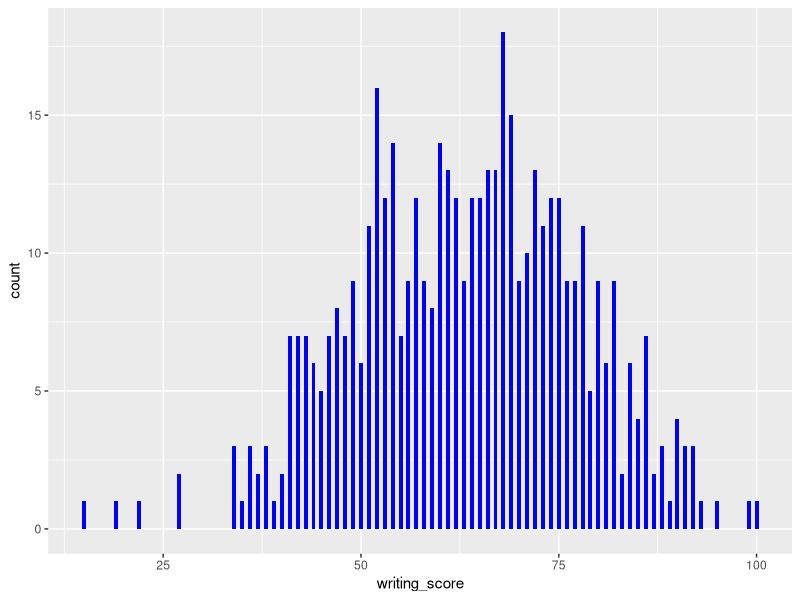
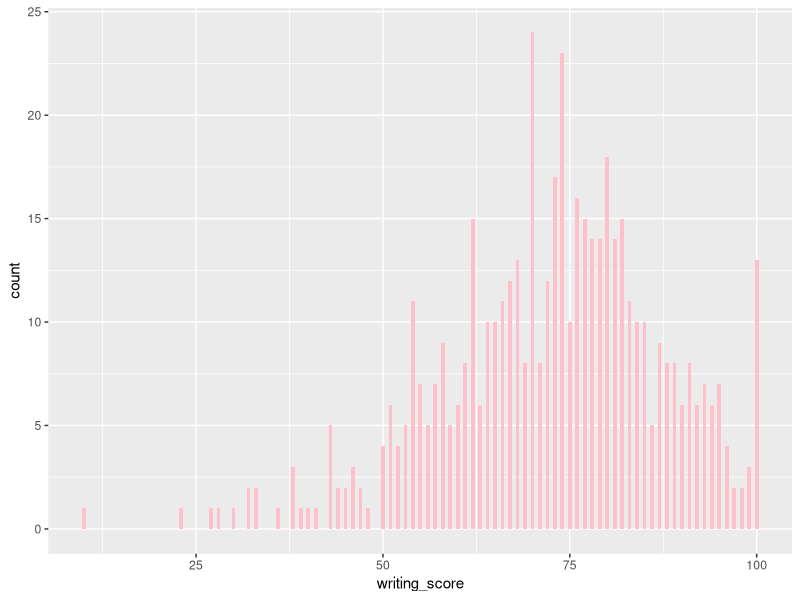
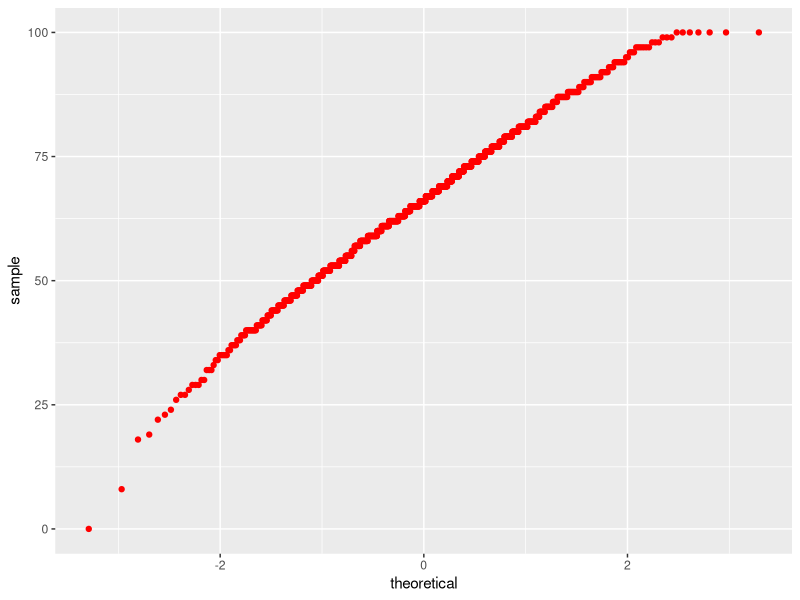
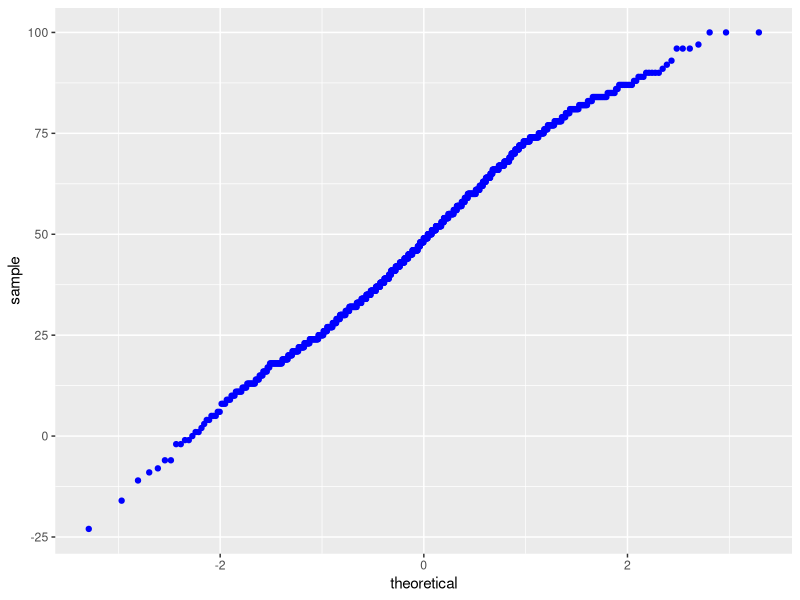
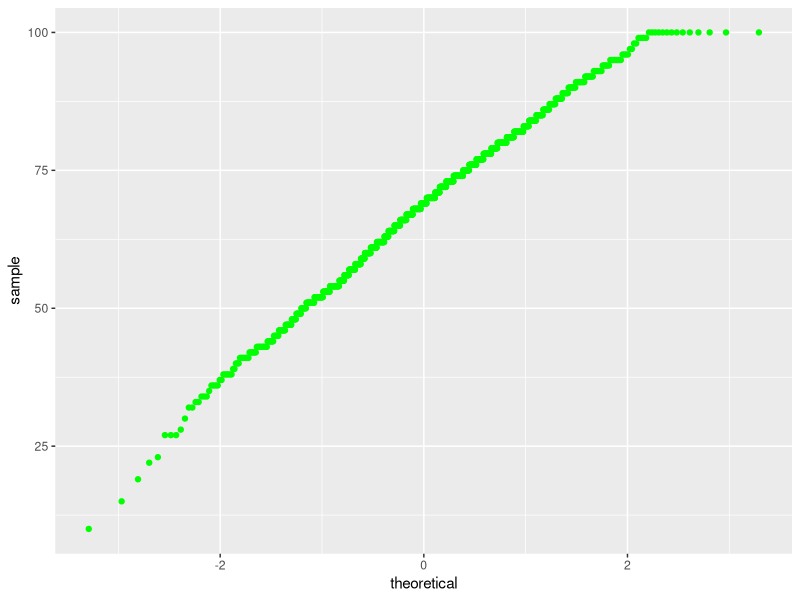
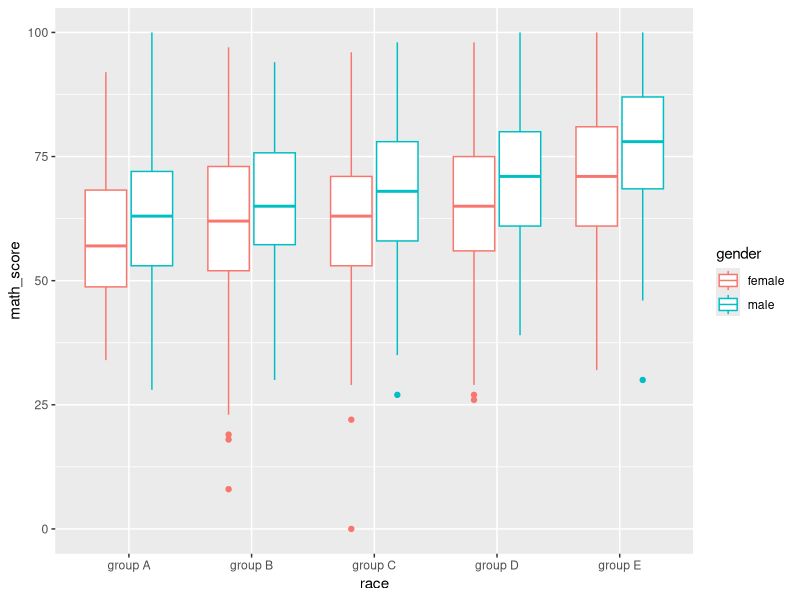
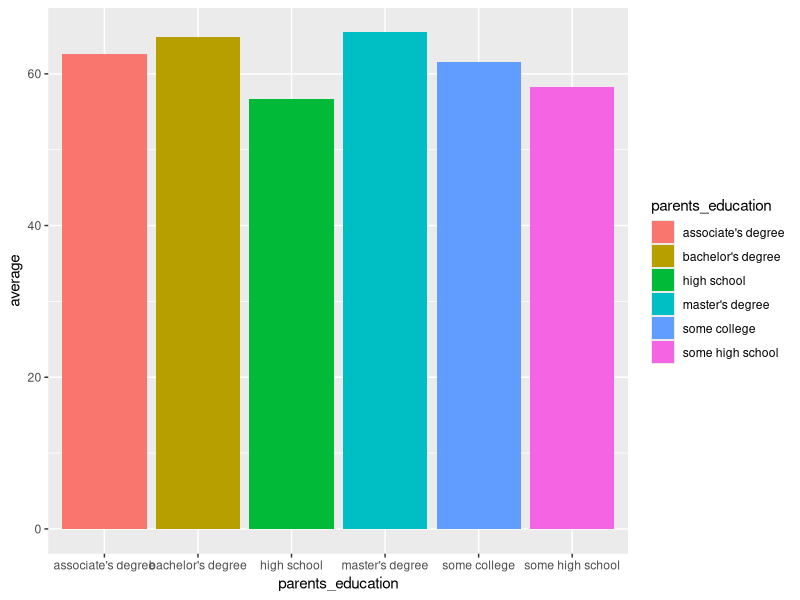

Write R code to recreate these figures, in order.
#Q4_Part4
library(ggplot2)
library(tidyverse)
library(dplyr)
grades <- read.csv("grades.csv")

#Parta
#blue for males
males_grades = grades[grades $ gender == 'male',]
males_grades_plot = ggplot(males_grades, aes(x = writing_score)) + geom_histogram(fill = "blue", binwidth = 0.5)
males_grades_plot

#pink for females
females_grades = grades[grades $ gender == 'female',]
females_grades_plot = ggplot(females_grades, aes(x = writing_score)) + geom_histogram(fill = "pink", binwidth = 0.5)
females_grades_plot

#Partb
#red for math score distribution
math_score_distribution <- ggplot(grades) +
  stat_qq(aes(sample = math_score), colour = "red")

math_score_distribution

#blue for math score distribution
reading_score_distribution <- ggplot(grades) +
  stat_qq(aes(sample = reading_score), colour = "blue")

reading_score_distribution

#green for math score distribution
writing_score_distribution <- ggplot(grades) +
  stat_qq(aes(sample = writing_score), colour = "green")

writing_score_distribution

#Partc
math_score_box_plot <- ggplot(grades, aes(x = race, y = math_score, color = gender)) + geom_boxplot()

math_score_box_plot

students_marks_means <- grades
students_marks_means["average"] = (students_marks_means["reading_score"] + students_marks_means["writing_score"] + students_marks_means["math_score"]) / 3

students_marks_means_plot <- ggplot(students_marks_means) + geom_bar(aes(x = parents_education, y = average, fill = parents_education), stat = "summary", fun = "mean")

students_marks_means_plot
